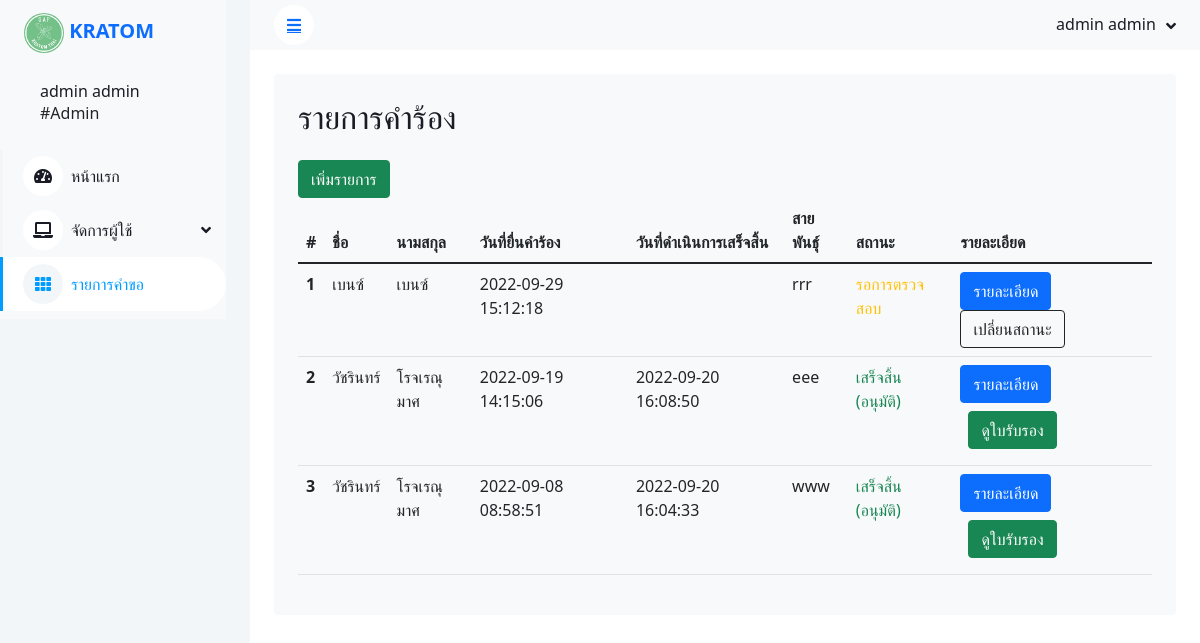
The page /admin/list_petition.php (signed in) on the database as committed earlier.
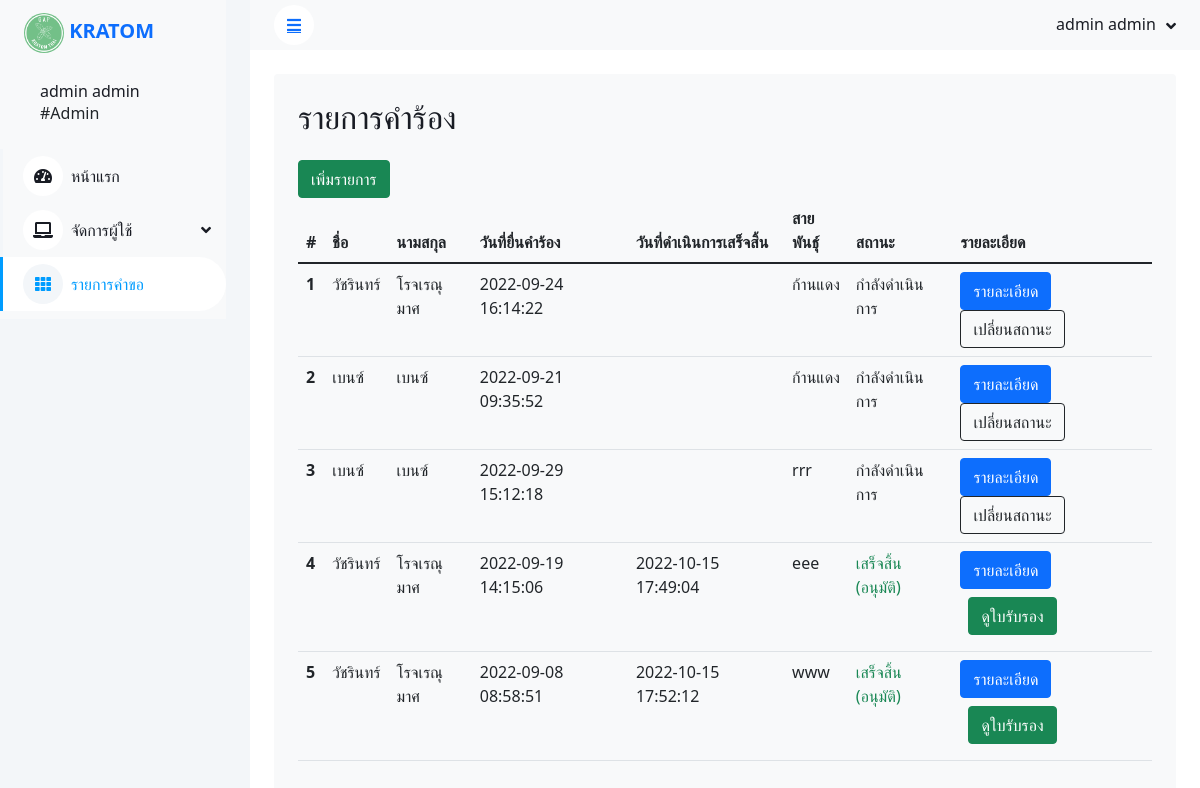
The same page on the database as committed later.
### tables this page shows
CREATE TABLE `petition` (
  `id_user` int(11) DEFAULT NULL,
  `id_petition` int(11) NOT NULL,
  `species` varchar(50) DEFAULT NULL,
  `quantity` int(11) DEFAULT NULL,
  `address_farm` varchar(100) DEFAULT NULL,
  `sub_area` varchar(50) DEFAULT NULL,
  `area` varchar(50) DEFAULT NULL,
  `province` varchar(50) DEFAULT NULL,
  `zip_code` varchar(5) DEFAULT NULL,
  `tel` varchar(10) DEFAULT NULL,
  `status` int(11) DEFAULT NULL,
  `petition_date` timestamp NULL DEFAULT NULL,
  `succes_date` timestamp NULL DEFAULT NULL,
  `approved` int(11) DEFAULT NULL
);

CREATE TABLE `user` (
  `id_user` int(11) NOT NULL,
  `username` varchar(30) DEFAULT NULL,
  `password` varchar(40) DEFAULT NULL,
  `name` varchar(100) DEFAULT NULL,
  `lastname` varchar(50) DEFAULT NULL,
  `user_type` int(11) DEFAULT NULL,
  `user_status` int(11) DEFAULT '1'
);

### admin/list_petition.php (shortened to what the changed rows need)
<!DOCTYPE html>
<html lang="en">
<head>
    <?php
    include('header.php');
    $query = "SELECT * FROM user JOIN petition ON user.id_user = petition.id_user ORDER BY petition.id_petition DESC" or die("Error:" . mysqli_error($con));
    $result = mysqli_query($con, $query);
    ?>
    <link href="https://cdnjs.cloudflare.com/ajax/libs/font-awesome/5.10.0/css/all.min.css" rel="stylesheet">
    <link href="https://cdn.jsdelivr.net/npm/bootstrap-icons@1.4.1/font/bootstrap-icons.css" rel="stylesheet">
    <link href="lib/owlcarousel/assets/owl.carousel.min.css" rel="stylesheet">
    <link href="lib/tempusdominus/css/tempusdominus-bootstrap-4.min.css" rel="stylesheet" />
    <link href="css/bootstrap.min.css" rel="stylesheet">
    <link href="css/style.css" rel="stylesheet">
    <link href="https://cdn.jsdelivr.net/npm/bootstrap@5.1.3/dist/css/bootstrap.min.css" rel="stylesheet">
</head>
<body>
    <div class="container-xxl position-relative bg-white d-flex p-0">
        <div class="content">
            <div class="container-fluid pt-4 px-4">
            <div class="col-12">
                <div class="bg-light rounded h-100 p-4">
                    <h2 class="mb-4">รายการคำร้อง</h2>
                    <br>
                    <div class="table-responsive">
                    <table class="table">
                            <thead>
                                <tr>
                                    <th scope="col">#</th>
                                    <th scope="col">ชื่อ</th>
                                    <th scope="col">นามสกุล</th>
                                    <th scope="col">วันที่ยื่นคำร้อง</th>
                                    <th scope="col">วันที่ดำเนินการเสร็จสิ้น</th>
                                    <th scope="col">สายพันธ์ุ</th>
                                    <th scope="col">สถานะ</th>
                                    <th scope="col">รายละเอียด</th>
                                </tr>
                            </thead>
                            <?php
                                $num = 1;
                                if($result->num_rows == 0){
                            ?>
                                    <tr align="center">
                                    <td colspan="8">ไม่พบข้อมูล</td>
                                    </tr>
                            <?php } else{ ?>
                            <tbody>
                            <?php
                                    while ($row_am =  mysqli_fetch_assoc($result)){ ?>
                                <tr>
                                    <th scope="row"><?php echo $num; $num++; ?></th>
                                    <td><?php echo $row_am['name']; ?></td>
                                    <td><?php echo $row_am['lastname']; ?></td>
                                    <td><?php echo $row_am['petition_date']; ?></td>
                                    <td><?php echo $row_am['succes_date']; ?></td>
                                    <td><?php echo $row_am['species']; ?></td>
                                    <?php if($row_am['status'] == 1){ ?>
                                        <td class="text-warning"> รอการตรวจสอบ </td>
                                    <?php }elseif($row_am['status'] == 2){ ?>
                                        <td> กำลังดำเนินการ </td>
                                    <?php }elseif($row_am['status'] == 3){?>
                                        <td class="text-success"> เสร็จสิ้น
                                            <?php if ($row_am['approved'] == 1) { ?>
                                                (อนุมัติ)
                                            <?php } elseif ($row_am['approved'] == 0) { ?>
                                                <span class="text-danger">
                                                (ไม่อนุมัติ)
                                                </span>
                                            <?php } ?>
                                        </td>
                                    <?php } ?>
                                    <td>
                                        <button type="button" class="btn btn-primary" data-bs-toggle="modal" data-bs-target="#detail<?php echo $row_am['id_petition'] ?>">
                                        รายละเอียด
                                        </button>
                                        <?php
                                            if ($row_am['status'] == 3 && $row_am['approved'] == 1) {
                                                ?>
                                                <a class="btn btn-success m-2" data-bs-toggle="modal" data-bs-target="#img<?php echo $row_am['id_petition'] ?>"> ดูใบรับรอง</a>
                                                <?php
                                            }elseif ($row_am['status'] != 3) {
                                                ?>
                                                <a class="btn btn-outline-dark" data-bs-toggle="modal" data-bs-target="#status<?php echo $row_am['id_petition'] ?>"> เปลี่ยนสถานะ</a>
                                                <?php
                                            }
                                        ?>
                                    </td>
                                </tr>
                                <?php
                                include('modal_gap.php');
                                } ?>
                            <?php }; ?>
                    </div>
                </div>
            </div>
</body>
</html>

Rows that differ between the two databases and show on the page:
added petition: id_user.name "วัชรินทร์", id_user.lastname "โรจเรณุมาศ", petition_date "2022-09-24 16:14:22", species "ก้านแดง", status "กำลังดำเนินการ"
added petition: id_user.name "เบนซ์", id_user.lastname "เบนซ์", petition_date "2022-09-21 09:35:52", species "ก้านแดง", status "กำลังดำเนินการ"
changed petition "rrr": status "รอการตรวจสอบ" → "กำลังดำเนินการ"
changed petition "eee": succes_date "2022-09-20 16:08:50" → "2022-10-15 17:49:04"
changed petition "www": succes_date "2022-09-20 16:04:33" → "2022-10-15 17:52:12"
